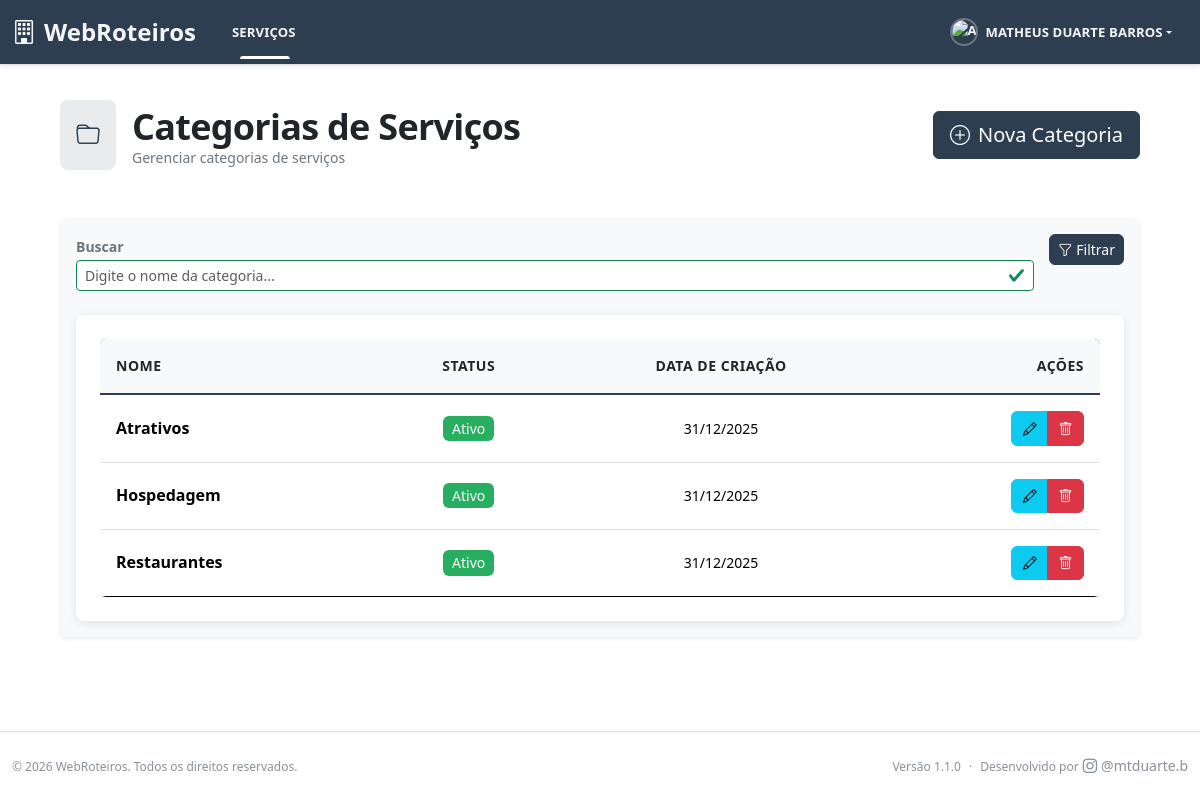
Screenshot of /servicos/categorias/ (signed in) with the database file from the repository.
### servicos/models.py (models this page shows, shortened)
class Categoria(models.Model):
    nome = models.CharField('Nome da Categoria', max_length=100, unique=True)
    ativo = models.BooleanField('Ativo', default=True)
    ordem = models.PositiveIntegerField('Ordem de Exibição', default=0)
    criado_em = models.DateTimeField('Criado em', auto_now_add=True)
    atualizado_em = models.DateTimeField('Atualizado em', auto_now=True)
    class Meta:
        verbose_name = 'Categoria'
        verbose_name_plural = 'Categorias'
        ordering = ['ordem', 'nome']

### servicos/views.py (the view)
# urls.py: path('categorias/', views.categoria_list, name='categoria_list'),
@require_permission('servicos.view_categoria')
def categoria_list(request):
    categorias = Categoria.objects.all()
    search = request.GET.get('search', '')
    if search:
        categorias = categorias.filter(
            Q(nome__icontains=search)
        )
    context = {
        'categorias': categorias,
        'search': search,
        'title': 'Categorias de Serviços'
    }
    return render(request, 'servicos/categorias/categoria_list.html', context)

### core/admin_context.py (called while the page is built)
def admin_context(request):
    context = {}
    if request.user.is_authenticated and request.user.is_staff:
        try:
            context.update({
                'total_users': User.objects.count(),
                'total_groups': Group.objects.count(),
                'total_permissions': Permission.objects.count(),
                'active_users': User.objects.filter(is_active=True).count(),
            })
        except Exception:
            context.update({
                'total_users': 0,
                'total_groups': 0,
                'total_permissions': 0,
                'active_users': 0,
            })
    return context

### servicos/permissions.py (called while the page is built, shortened)
def require_permission(perm, raise_exception=False):
    def decorator(view_func):
        @wraps(view_func)
        @login_required
        def wrapped_view(request, *args, **kwargs):
            if request.user.is_superuser:
                return view_func(request, *args, **kwargs)
        return wrapped_view
    return decorator

### user_management/context_processors.py (called while the page is built)
def user_permissions(request):
    context = {
        'user_can_access_admin_menu': False,
        'user_can_manage_users': False,
        'user_can_manage_groups': False,
        'user_can_access_admin_panel': False,
        'user_level': 'usuario_basico',
        'user_level_display': 'Usuário Básico',
    }
    if request.user.is_authenticated:
        context.update({
            'user_can_access_admin_menu': should_show_admin_menu(request.user),
            'user_can_manage_users': should_show_user_management_link(request.user),
            'user_can_manage_groups': should_show_user_management_link(request.user),  # Mesma regra para grupos
            'user_can_access_admin_panel': can_access_admin_panel(request.user),
            'user_level': get_user_level(request.user),
            'user_level_display': get_user_level_display(request.user),
        })
    return context

### user_management/permission_helpers.py (called while the page is built, shortened)
def get_user_level(user):
    if not user or not user.is_authenticated:
        return 'usuario_basico'
    if user.id == 1 and user.is_superuser:
        return 'admin_principal'

def can_access_user_management(user):
    user_level = get_user_level(user)
    return user_level in ['admin_principal', 'administrador', 'gerente']

def should_show_admin_menu(user):
    return can_access_user_management(user)

def should_show_user_management_link(user):
    return can_access_user_management(user)

def can_access_admin_panel(user):
    return user.is_authenticated and user.is_staff

### templates/servicos/categorias/categoria_list.html (shortened to what this page needs)
{% extends 'base/base.html' %}
{% load static %}
{% block extra_css %}
<link rel="stylesheet" href="{% static 'css/categoria_list.css' %}">
{% endblock %}
{% block content %}
<div class="container-fluid py-4">
    <div class="mb-5">
        <div class="d-flex align-items-center justify-content-between gap-3">
            <div class="d-flex align-items-center gap-3">
                <div class="p-3 bg-primary bg-opacity-10 rounded-3">
                    <i class="bi bi-folder text-primary fs-4"></i>
                </div>
                <div>
                    <h1 class="mb-0 fw-700">{{ title }}</h1>
                    <p class="text-muted mb-0 small">Gerenciar categorias de serviços</p>
                </div>
            </div>
            {% if perms.servicos.add_categoria %}
            <a href="{% url 'servicos:categoria_create' %}" class="btn btn-primary btn-lg">
                <i class="bi bi-plus-circle me-2"></i>Nova Categoria
            </a>
            {% endif %}
        </div>
    </div>
    <div class="card shadow-sm border-0">
        <div class="card-body p-3">
            <form method="get" class="mb-4">
                <div class="d-flex flex-column flex-md-row gap-2">
                    <div class="flex-grow-1">
                        <label class="form-label small fw-600 text-muted mb-1">Buscar</label>
                        <input type="text" name="search" class="form-control form-control-sm" placeholder="Digite o nome da categoria..." value="{{ search }}">
                    </div>
                    <div>
                        <label class="form-label small fw-600 text-muted mb-1">&nbsp;</label>
                        <button type="submit" class="btn btn-primary btn-sm h-auto">
                            <i class="bi bi-funnel me-1"></i>Filtrar
                        </button>
                    </div>
                </div>
            </form>
            <div class="desktop-table">
                <div class="table-responsive">
                    <table class="table table-hover">
                        <thead class="table-light">
                            <tr>
                                <th class="fw-600 text-dark">Nome</th>
                                <th class="fw-600 text-dark text-center">Status</th>
                                <th class="fw-600 text-dark text-center">Data de Criação</th>
                                <th class="fw-600 text-dark text-end">Ações</th>
                            </tr>
                        </thead>
                        <tbody>
                            {% for categoria in categorias %}
                            <tr>
                                <td><strong>{{ categoria.nome }}</strong></td>
                                <td class="text-center">
                                    {% if categoria.ativo %}
                                    <span class="badge bg-success">Ativo</span>
                                    {% else %}
                                    <span class="badge bg-secondary">Inativo</span>
                                    {% endif %}
                                </td>
                                <td class="text-center"><small>{{ categoria.criado_em|date:"d/m/Y" }}</small></td>
                                <td class="text-end">
                                    {% if perms.servicos.change_categoria or perms.servicos.delete_categoria %}
                                    <div class="btn-group btn-group-sm" role="group">
                                        {% if perms.servicos.change_categoria %}
                                        <a href="{% url 'servicos:categoria_edit' categoria.id %}" class="btn btn-info btn-sm" title="Editar">
                                            <i class="bi bi-pencil"></i>
                                        </a>
                                        {% endif %}
                                        {% if perms.servicos.delete_categoria %}
                                        <a href="{% url 'servicos:categoria_delete' categoria.id %}" class="btn btn-danger btn-sm" title="Excluir">
                                            <i class="bi bi-trash"></i>
                                        </a>
                                        {% endif %}
                                    </div>
                                    {% else %}
                                    <span class="text-muted small">Sem permissão</span>
                                    {% endif %}
                                </td>
                            </tr>
                            {% endfor %}
                        </tbody>
                    </table>
                </div>
            </div>
                </div>
            </div>
        </div>
{% endblock %}

### templates/base/base.html (shortened to what this page needs)
{% load static %}
<!DOCTYPE html>
<html lang="pt-br" data-bs-theme="{% if user.is_authenticated and user.profile.tema_preferido != 'auto' %}{{ user.profile.tema_preferido }}{% else %}auto{% endif %}">
<head>
    <link href="https://cdn.jsdelivr.net/npm/bootstrap@5.3.2/dist/css/bootstrap.min.css" rel="stylesheet">
    <link rel="stylesheet" href="https://cdn.jsdelivr.net/npm/bootstrap-icons@1.11.2/font/bootstrap-icons.css">
    <link rel="stylesheet" href="{% static 'css/theme-colors.css' %}">
    <link rel="stylesheet" href="{% static 'css/main.css' %}">
    {% block extra_css %}{% endblock %}
</head>
<body class="{% block body_class %}{% endblock %}">
    {% if user.is_authenticated %}
        <nav class="navbar navbar-expand-lg navbar-dark custom-navbar fixed-top">
            <div class="container-fluid">
                <a class="navbar-brand fw-bold" href="{% url 'core:dashboard' %}">
                    <i class="bi bi-building me-2"></i>WebRoteiros
                </a>
                <div class="collapse navbar-collapse" id="navbarNav">
                    <ul class="navbar-nav me-auto">
                        <li class="nav-item dropdown">
                            <a class="nav-link dropdown-toggle {% if request.resolver_match.namespace == 'servicos' %}active{% endif %}" href="#" id="servicosDropdown" role="button" data-bs-toggle="dropdown" aria-expanded="false">
                                Serviços
                            </a>
                        </li>
                    </ul>
                    <ul class="navbar-nav ms-auto">
                        <li class="nav-item dropdown">
                            <a class="nav-link dropdown-toggle" href="#" id="userDropdown" role="button" data-bs-toggle="dropdown" aria-expanded="false">
                                {% if user.profile.avatar %}
                                    <img src="{{ user.profile.avatar.url }}" alt="Avatar de {{ user.get_full_name|default:user.username }}" class="rounded-circle me-2" style="width: 28px; height: 28px; object-fit: cover;">
                                {% else %}
                                    <img src="{% static 'images/default-avatar.svg' %}" alt="Avatar padrão" class="rounded-circle me-2" style="width: 28px; height: 28px; object-fit: cover;">
                                {% endif %}
                                {{ user.get_full_name|default:user.username }}
                            </a>
                        </li>
                    </ul>
                </div>
            </div>
        </nav>
    {% endif %}
    <main class="{% if user.is_authenticated %}main-content{% else %}login-main{% endif %}">
        {% block content %}{% endblock %}
    </main>
    {% if user.is_authenticated %}
        <footer class="app-footer bg-body border-top">
            <div class="container-fluid">
                <div class="row align-items-center py-2">
                    <div class="col-md-6">
                        <small class="text-muted">
                            © {% now "Y" %} WebRoteiros. Todos os direitos reservados.
                        </small>
                    </div>
                    <div class="col-md-6 text-md-end">
                        <small class="text-muted d-inline-flex align-items-center gap-2">
                            <span>Versão 1.1.0</span>
                            <span class="text-muted">·</span>
                            <span class="d-inline-flex align-items-center gap-1">
                                <span>Desenvolvido por</span>
                                <a href="https://www.instagram.com/mtduarte.b/" target="_blank" rel="noopener" class="text-muted text-decoration-none d-inline-flex align-items-center gap-1">
                                    <i class="bi bi-instagram" style="font-size: 0.9rem;"></i>
                                    <span class="small">@mtduarte.b</span>
                                </a>
                            </span>
                        </small>
                    </div>
                </div>
            </div>
        </footer>
    {% endif %}
</body>
</html>

### static/css/theme-colors.css (style rules this page uses)
:root { --bs-primary: #2c3e50; --bs-primary-rgb: 44, 62, 80; --bs-primary-dark: #1a252f; --bs-primary-light: #34495e; --bs-success: #27ae60; --bs-success-rgb: 39, 174, 96; --bs-info: #16a085; --bs-info-rgb: 22, 160, 133; --bs-warning: #f39c12; --bs-warning-rgb: 243, 156, 18; --bs-danger: #e74c3c; --bs-danger-rgb: 231, 76, 60; --bs-light: #ecf0f1; --bs-dark: #2c3e50; --bs-primary-hover: #1a252f; --bs-primary-active: #162029; }
.btn-primary { --bs-btn-bg: var(--bs-primary); --bs-btn-border-color: var(--bs-primary); --bs-btn-hover-bg: var(--bs-primary-dark); --bs-btn-hover-border-color: var(--bs-primary-dark); --bs-btn-active-bg: var(--bs-primary-dark); --bs-btn-active-border-color: var(--bs-primary-dark); --bs-btn-disabled-bg: var(--bs-primary); --bs-btn-disabled-border-color: var(--bs-primary); }
.text-primary { color: var(--bs-primary) !important; }
.nav-link { color: var(--bs-primary); }
.table thead { background-color: rgba(var(--bs-primary-rgb), 0.05); border-bottom: 2px solid var(--bs-primary); }
.table thead th { font-weight: 600; text-transform: uppercase; font-size: 0.85rem; letter-spacing: 0.5px; color: var(--bs-primary); padding: 1rem 0.75rem; }
.table tbody tr { transition: all 0.2s ease; }
.btn-group .btn-sm { padding: 0.35rem 0.65rem; font-size: 0.875rem; }
.badge { font-weight: 500; padding: 0.4em 0.65em; font-size: 0.875em; }

### static/css/categoria_list.css (style rules this page uses)
.desktop-table { display: block; background: white; border-radius: 8px; box-shadow: 0 2px 8px rgba(0,0,0,0.1); padding: 1.5rem; }
.desktop-table .table { margin-bottom: 0; }
.desktop-table thead { background: linear-gradient(135deg, #667eea 0%, #764ba2 100%); color: white; }
.desktop-table thead th { border: none; padding: 1rem; font-weight: 600; }
.desktop-table tbody tr { border-bottom: 1px solid #dee2e6; }
.desktop-table tbody tr:last-child { border-bottom: none; }
.desktop-table tbody td { padding: 1rem; vertical-align: middle; }

### rows the page displays
Categoria: nome "Atrativos", ativo "Ativo", criado_em "31/12/2025"
Categoria: nome "Hospedagem", ativo "Ativo", criado_em "31/12/2025"
Categoria: nome "Restaurantes", ativo "Ativo", criado_em "31/12/2025"

### other values shown
{{ user.get_full_name|default:user.username }} "MATHEUS DUARTE BARROS"
{{ title }} "Categorias de Serviços"
